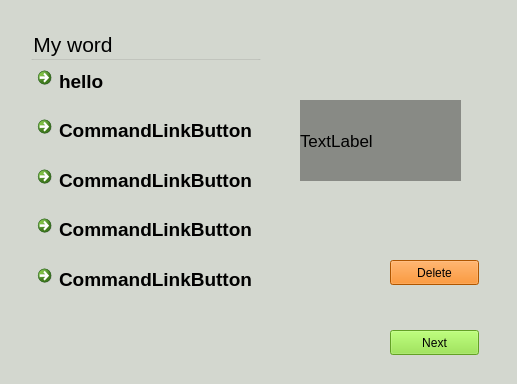
<?xml version="1.0" encoding="UTF-8"?>
<ui version="4.0">
 <class>MyWord</class>
 <widget class="QDialog" name="MyWord">
  <property name="geometry">
   <rect>
    <x>0</x>
    <y>0</y>
    <width>517</width>
    <height>384</height>
   </rect>
  </property>
  <property name="minimumSize">
   <size>
    <width>0</width>
    <height>0</height>
   </size>
  </property>
  <property name="maximumSize">
   <size>
    <width>1000</width>
    <height>600</height>
   </size>
  </property>
  <property name="windowTitle">
   <string>Dialog</string>
  </property>
  <property name="styleSheet">
   <string notr="true">background-color: rgb(211, 215, 207);</string>
  </property>
  <widget class="QGroupBox" name="groupBox">
   <property name="geometry">
    <rect>
     <x>30</x>
     <y>30</y>
     <width>231</width>
     <height>271</height>
    </rect>
   </property>
   <property name="font">
    <font>
     <pointsize>16</pointsize>
    </font>
   </property>
   <property name="title">
    <string>My word</string>
   </property>
   <widget class="QWidget" name="">
    <property name="geometry">
     <rect>
      <x>0</x>
      <y>30</y>
      <width>246</width>
      <height>241</height>
     </rect>
    </property>
    <layout class="QVBoxLayout" name="verticalLayout">
     <item>
      <widget class="QCommandLinkButton" name="lb_word1">
       <property name="font">
        <font>
         <pointsize>14</pointsize>
        </font>
       </property>
       <property name="styleSheet">
        <string notr="true">background-color: rgb(192, 182, 240);</string>
       </property>
       <property name="text">
        <string>hello</string>
       </property>
      </widget>
     </item>
     <item>
      <widget class="QCommandLinkButton" name="lb_word2">
       <property name="font">
        <font>
         <pointsize>14</pointsize>
        </font>
       </property>
       <property name="styleSheet">
        <string notr="true">selection-background-color: rgb(192, 182, 240);</string>
       </property>
       <property name="text">
        <string>CommandLinkButton</string>
       </property>
      </widget>
     </item>
     <item>
      <widget class="QCommandLinkButton" name="lb_word3">
       <property name="font">
        <font>
         <pointsize>14</pointsize>
        </font>
       </property>
       <property name="styleSheet">
        <string notr="true">selection-background-color: rgb(119, 163, 93);</string>
       </property>
       <property name="text">
        <string>CommandLinkButton</string>
       </property>
      </widget>
     </item>
     <item>
      <widget class="QCommandLinkButton" name="lb_word4">
       <property name="font">
        <font>
         <pointsize>14</pointsize>
        </font>
       </property>
       <property name="styleSheet">
        <string notr="true">selection-background-color: rgb(229, 191, 191);</string>
       </property>
       <property name="text">
        <string>CommandLinkButton</string>
       </property>
      </widget>
     </item>
     <item>
      <widget class="QCommandLinkButton" name="lb_word5">
       <property name="font">
        <font>
         <pointsize>14</pointsize>
        </font>
       </property>
       <property name="styleSheet">
        <string notr="true">selection-background-color: rgb(250, 216, 216);</string>
       </property>
       <property name="text">
        <string>CommandLinkButton</string>
       </property>
      </widget>
     </item>
    </layout>
   </widget>
  </widget>
  <widget class="QLabel" name="lb_word_definition">
   <property name="geometry">
    <rect>
     <x>300</x>
     <y>100</y>
     <width>161</width>
     <height>81</height>
    </rect>
   </property>
   <property name="font">
    <font>
     <pointsize>13</pointsize>
    </font>
   </property>
   <property name="styleSheet">
    <string notr="true">background-color: rgb(136, 138, 133);</string>
   </property>
   <property name="text">
    <string>TextLabel</string>
   </property>
   <property name="wordWrap">
    <bool>true</bool>
   </property>
  </widget>
  <widget class="QPushButton" name="btn_word_next">
   <property name="geometry">
    <rect>
     <x>390</x>
     <y>330</y>
     <width>89</width>
     <height>25</height>
    </rect>
   </property>
   <property name="styleSheet">
    <string notr="true">background-color: rgb(138, 226, 52);</string>
   </property>
   <property name="text">
    <string>Next</string>
   </property>
  </widget>
  <widget class="QPushButton" name="btn_word_delete">
   <property name="enabled">
    <bool>true</bool>
   </property>
   <property name="geometry">
    <rect>
     <x>390</x>
     <y>260</y>
     <width>89</width>
     <height>25</height>
    </rect>
   </property>
   <property name="styleSheet">
    <string notr="true">background-color: rgb(245, 121, 0);</string>
   </property>
   <property name="text">
    <string>Delete</string>
   </property>
  </widget>
 </widget>
 <resources/>
 <connections/>
</ui>
